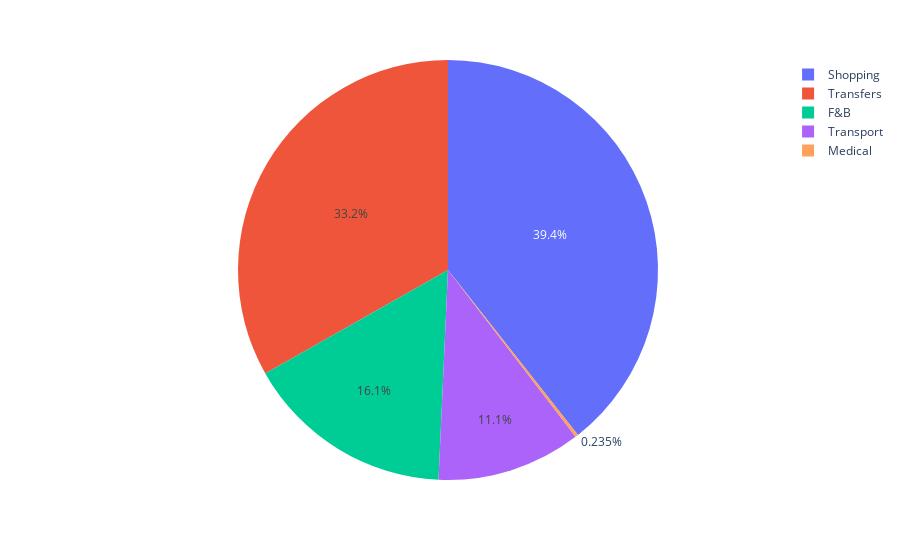

Notebook code cell kept with this figure:
### Code cell
import plotly.express as px

df = transaction_history[transaction_history["Debit Amount"].notna()][["Category", "Debit Amount"]].groupby("Category").sum()
fig = px.pie(df, values="Debit Amount", names=df.index)
fig.show()

### Figure 1 — Plotly figure (JSON) as saved in the notebook; plotly's stock layout.template omitted (floating-point values rounded to 4 significant figures)
{"data": [{"domain": {"x": [0, 1], "y": [0, 1]}, "hovertemplate": "Category=%{label}<br>Debit Amount=%{value}<extra></extra>", "labels": ["F&B", "Medical", "Shopping", "Transfers", "Transport"], "legendgroup": "", "name": "", "showlegend": true, "type": "pie", "values": [1185.0, 17.3, 2901.0, 2446.0, 818.2]}], "layout": {"legend": {"tracegroupgap": 0}, "margin": {"t": 60}}}
